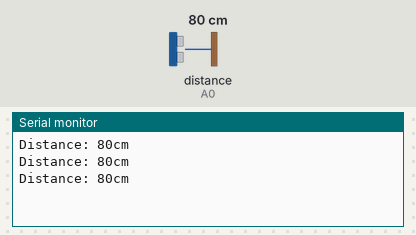
The sketch below on a simulated Arduino Uno, built with avr-gcc and run on an emulated ATmega328P. Parts: the last lines printed to the serial monitor. The inputs (shaded band) are chosen by the test bench; at power-on: distance to the obstacle (sensor on A0) 80 cm.

Above: at 1.3 s.
1.4 s: distance to the obstacle (sensor on A0) set to 2 cm
At 2.0 s:
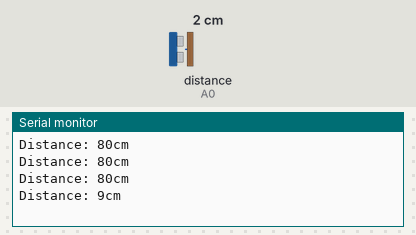
2.9 s: distance to the obstacle (sensor on A0) set to 18 cm
At 3.6 s:
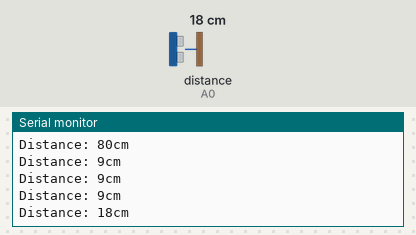
Timing chart, 0 to 5.9 s (numbered marks = the images above; inputs shaded):
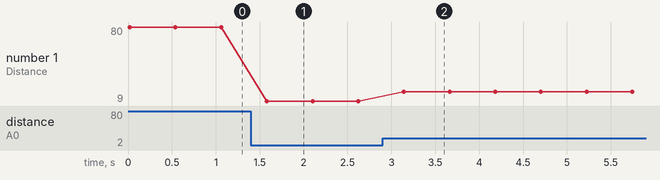

The sketch:

GP2Y0A21Yk0F_test.ino
```cpp
/*
 * GP2Y0A21YK0F_test
 *
 * Example of using SharpIR library to calculate the distance beetween the sensor and an obstacle
 *
 * Carlos Castellanos
 * June 22, 2020
 *
 * based on code by Giuseppe Masino: https://github.com/qub1750ul/Arduino_SharpIR
 *
 * -----------------------------------------------------------------------------------
 *
 * Things that you need:
 * - Arduino
 * - A Sharp IR Sensor
 *
 *
 * The circuit:
 * - Arduino 5V -> Sensor's pin 1 (Vcc)
 * - Arduino GND -> Sensor's pin 2 (GND)
 * - Arduino pin A0 -> Sensor's pin 3 (Output)
 *
 *
 * See the Sharp sensor datasheet for the pin reference, the pin configuration is the same for all models.
 * Here is the datasheet for the model GP2Y0A21YK0F:
 * http://sharp-world.com/products/device/lineup/data/pdf/datasheet/gp2y0a21yk_e.pdf
 *
 *
 *
 * BONUS:
 * Try calculcating the distance without using a third-party library
 * First convert the analog reading (which goes from 0 - 1023) to a voltage (0 - 5V):
 * float voltage = sensorValue * (5.0 / 1023.0);
 *
 * To get the distance (in cm), look at Fig. 2 in the datasheet which shows the distance to
 * voltage characteristics of the sensor. You can see that between 10 & 80cm it follows an
 * exponential curve. If you can figure out a function for that curve you will have your
 * distance formula. This is the formula I came up with: 27.3 * (voltage^-1.2)
 * float distance = 27.3 * pow(voltage, -1.199)
 *
 * You can also try the formula used in the library (which doesn't convert the analog readings to a voltage)
 * distance = 4800 / (sensorValue - 20)
 *
 * You can use the graphing program (like Grapher that comes with MacOS), MS Excel or try a web-based tool:
 * https://www.desmos.com/calculator
 *
 * Remember this only works for values between 10 & 80cm, so you must account for this in your code
 *
 */

//import the library in the sketch
#include <SharpIR.h>

//Create a new instance of the library
//Call the sensor "sensor"
//The model of the sensor is "GP2Y0A21YK0F"
//The sensor output pin is attached to the pin A0
SharpIR sensor(SharpIR::GP2Y0A21YK0F, A0);

void setup() {
  Serial.begin(9600); //Enable the serial comunication
}

void loop() {
  int distance = sensor.getDistance(); //Calculate the distance in centimeters and store the value in a variable

  // Print the measured distance to the serial monitor:
  Serial.print("Distance: ");
  Serial.print(distance);
  Serial.println("cm");
  delay(500);
}
```

Measured:
- after the input at 1.4 s, the serial monitor: prints a new line after 0.18 s (image 1)
- after the input at 2.9 s, the serial monitor: prints a new line after 0.24 s (image 2)
- plotted number 1: 80 → 9 after the input at 1.4 s, 9 → 18 after the input at 2.9 s
